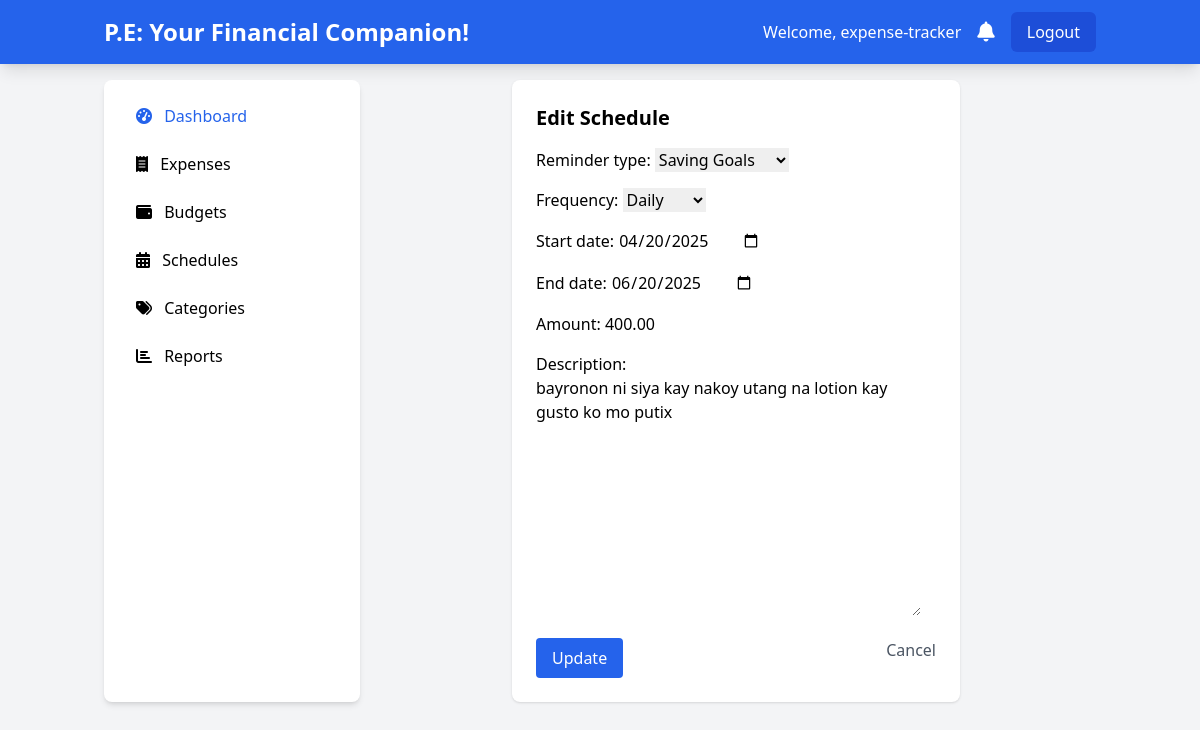
Screenshot of /schedules/2/edit/ (signed in) with the database file from the repository.
### expenses/models.py (models this page shows, shortened)
class Schedule(models.Model):
    REMINDER_TYPE_CHOICES = [
        ('bill_payment', 'Bill Payment'),
        ('saving_goals', 'Saving Goals'),
        ('expenses_entry', 'Expenses Entry'),
        ('others', 'others'),
    ]
    FREQUENCY_CHOICES = [
        ('daily', 'Daily'),
        ('weekly', 'Weekly'),
        ('monthly', 'Monthly'),
    ]
    user = models.ForeignKey(User, on_delete=models.CASCADE)
    reminder_type = models.CharField(max_length=20, choices=REMINDER_TYPE_CHOICES)
    frequency = models.CharField(max_length=10, choices=FREQUENCY_CHOICES)
    start_date = models.DateField()
    end_date = models.DateField(null=True, blank=True)
    amount = models.DecimalField(max_digits=10, decimal_places=2, null=True, blank=True)
    description = models.TextField(blank=True)

### expenses/views.py (the view)
# urls.py: path('schedules/<int:pk>/edit/', views.edit_schedule, name='edit_schedule'),
@login_required
def edit_schedule(request, pk):
    schedule = get_object_or_404(Schedule, pk=pk, user=request.user)
    if request.method == 'POST':
        form = ScheduleForm(request.POST, instance=schedule)
        if form.is_valid():
            form.save()
            messages.success(request, 'Schedule updated successfully!')
            return redirect('schedules_list')
    else:
        form = ScheduleForm(instance=schedule)
    return render(request, 'expenses/edit_schedule.html', {'form': form})

### expenses/forms.py
class ScheduleForm(forms.ModelForm):
    class Meta:
        model = Schedule
        fields = ['reminder_type', 'frequency', 'start_date', 'end_date', 'amount', 'description']
        widgets = {
            'start_date': forms.DateInput(attrs={'type': 'date'}),
            'end_date': forms.DateInput(attrs={'type': 'date'}),
        }

### expenses/templates/expenses/edit_schedule.html (shortened to what this page needs)
{% extends "expenses/base.html" %}
{% block content %}
<div class="max-w-md mx-auto bg-white p-6 rounded-lg shadow">
    <h2 class="text-xl font-bold mb-4">Edit Schedule</h2>
    <form method="post" class="space-y-4">
        {{ form.as_p }}
        <div class="flex justify-between">
            <button type="submit" class="bg-blue-600 hover:bg-blue-700 text-white px-4 py-2 rounded">Update</button>
            <a href="{% url 'schedules_list' %}" class="text-gray-600 hover:underline">Cancel</a>
        </div>
    </form>
</div>
{% endblock %}

### expenses/templates/expenses/base.html (shortened to what this page needs)
<!DOCTYPE html>
<html lang="en">
<head>
    <script src="https://cdn.tailwindcss.com"></script>
    <link href="https://cdnjs.cloudflare.com/ajax/libs/font-awesome/6.0.0-beta3/css/all.min.css" rel="stylesheet">
</head>
<body class="bg-gray-100">
    <nav class="bg-blue-600 text-white shadow-lg">
        <div class="container mx-auto px-4 py-3 flex justify-between items-center">
            {% if user.is_authenticated %}
            <a href="{% url 'dashboard' %}" class="text-2xl font-bold">P.E: Your Financial Companion!</a>
            {% endif %}
            {% if user.is_authenticated %}
            <div class="flex items-center space-x-4">
                <span class="hidden md:inline">Welcome, {{ user.username }}</span>
                <a href="{% url 'notifications_list' %}" class="relative">
                    <i class="fas fa-bell text-xl"></i>
                </a>
                <a href="{% url 'logout' %}" class="bg-blue-700 hover:bg-blue-800 px-4 py-2 rounded-md">Logout</a>
            </div>
            {% else %}
            <div>
                <a href="{% url 'login' %}" class="bg-blue-700 hover:bg-blue-800 px-4 py-2 rounded-md mr-2">Login</a>
                <a href="{% url 'register' %}" class="bg-green-600 hover:bg-green-700 px-4 py-2 rounded-md">Sign Up</a>
            </div>
            {% endif %}
        </div>
    </nav>
    {% if user.is_authenticated %}
    <div class="container mx-auto px-4 py-4 flex">
        <aside class="w-64 bg-white rounded-lg shadow-md p-4 mr-4 hidden md:block">
            <ul class="space-y-2">
                <li>
                    <a href="{% url 'dashboard' %}" class="block px-4 py-2 rounded hover:bg-blue-100 text-blue-600">
                        <i class="fas fa-tachometer-alt mr-2"></i> Dashboard
                    </a>
                </li>
                <li>
                    <a href="{% url 'expenses_list' %}" class="block px-4 py-2 rounded hover:bg-blue-100">
                        <i class="fas fa-receipt mr-2"></i> Expenses
                    </a>
                </li>
                <li>
                    <a href="{% url 'budgets_list' %}" class="block px-4 py-2 rounded hover:bg-blue-100">
                        <i class="fas fa-wallet mr-2"></i> Budgets
                    </a>
                </li>
                <li>
                    <a href="{% url 'schedules_list' %}" class="block px-4 py-2 rounded hover:bg-blue-100">
                        <i class="fas fa-calendar-alt mr-2"></i> Schedules
                    </a>
                </li>
                <li>
                    <a href="{% url 'categories_list' %}" class="block px-4 py-2 rounded hover:bg-blue-100">
                        <i class="fas fa-tags mr-2"></i> Categories
                    </a>
                </li>
                <li>
                    <a href="{% url 'reports' %}" class="block px-4 py-2 rounded hover:bg-blue-100">
                        <i class="fas fa-chart-bar mr-2"></i> Reports
                    </a>
                </li>
            </ul>
        </aside>
        {% endif %}
        <main class="flex-1">
            {% block content %}{% endblock %}
        </main>
    </div>
</body>
</html>

### rows the page displays
Schedule: reminder_type "Saving Goals", frequency "Daily", start_date "04/20/2025", end_date "06/20/2025", amount "400.00", description "bayronon ni siya kay nakoy utang na lotion kay gusto ko mo putix"

### other values shown
{{ user.username }} "expense-tracker"
